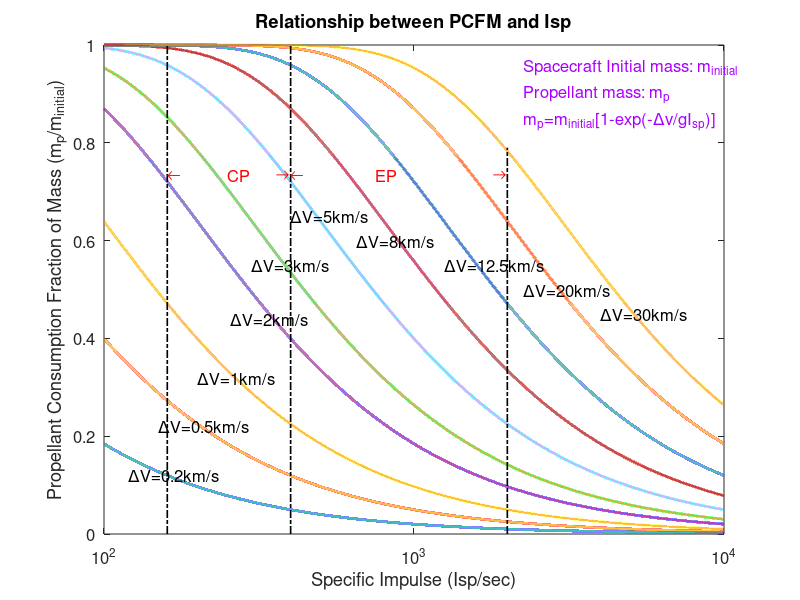
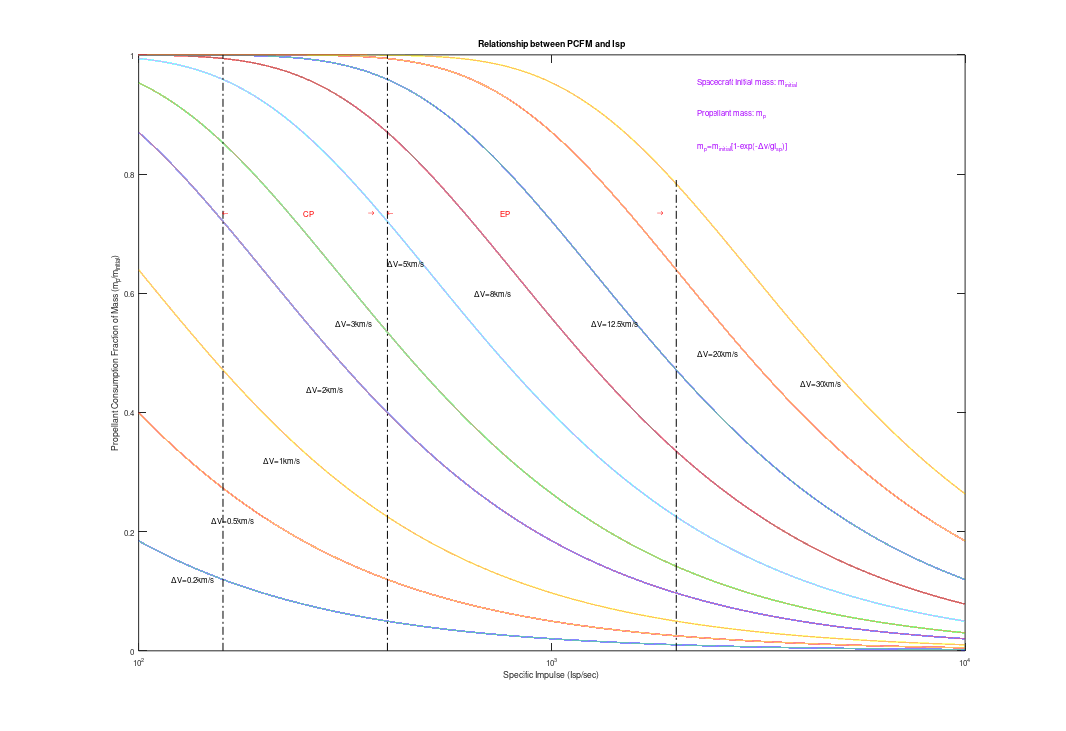

MATLAB code to generate these figures, in order:
%% Description

% PCFM_vs_Isp.m
% Propellant Consumption Fraction of Mass vs. Specific Impulse
% Coding by Kehengsite at 2015/06/09 12:48

%% Initialization
close all, clear all, clc

%% Input Parameters
Isp = logspace(2, 4, 100000);   % Specific Impulse
% Specify DV(Delta V) and Gravity Constant
TemData = [200 500 1000 2000 3000 5000 8000 12500 20000 30000];
DeltaV  = TemData'; g = 9.80665;

%% Implementation Algorithm
PCFM = 1 - exp(-DeltaV*(1./(g*Isp)));   % PCFM = 1 - exp(-DeltaV/(g*Isp))

%% Output Plotting
figure
% PCFM vs. Isp for specfic DV
plot(Isp, PCFM, '-', 'LineWidth', 2);hold on
% CE(Chemical Propellant) and PE(Electric Propulsion) lines
plot([ 160, 160], [0,    1], '-.k', 'LineWidth', 1.2)
plot([ 400, 400], [0,    1], '-.k', 'LineWidth', 1.2)
plot([2000,2000], [0, 0.79], '-.k', 'LineWidth', 1.2)

% Figure decorating
title('Relationship between PCFM and Isp', 'LineWidth', 2, 'FontSize', 13)
xlabel('Specific Impulse (Isp/sec)', 'LineWidth', 3, 'FontSize', 12)
ylabel('Propellant Consumption Fraction of Mass (m_p/m_{initial})', 'LineWidth', 3, 'FontSize', 12)

% Chemical Propellant region
set(text(160, 0.735, '\leftarrow'), 'FontSize', 12, 'Color', 'r', 'LineWidth', 2)
set(text(250, 0.735, 'CP'), 'FontSize', 12, 'Color', 'r', 'LineWidth', 2)
set(text(360, 0.735, '\rightarrow'), 'FontSize', 12, 'Color', 'r', 'LineWidth', 2)
% Chemical Propellant region
set(text( 400, 0.735, '\leftarrow'), 'FontSize', 12, 'Color', 'r', 'LineWidth', 2)
set(text( 750, 0.735, 'EP'), 'FontSize', 12, 'Color', 'r', 'LineWidth', 2)
set(text(1800, 0.735, '\rightarrow'), 'FontSize', 12, 'Color', 'r', 'LineWidth', 2)

set(gca, 'xscale', 'log')   % Setting X axis displaying format -> logarithmic form 
set(gca, 'FontSize', 12)    % Setting the size of axes displaying font -> 12
% set(gca, 'ylim', [-0.005,1.005], 'xlim', [90, 10010])

set(text( 120,0.12, '\DeltaV=0.2km/s'),   'FontSize', 12)
set(text( 150,0.22, '\DeltaV=0.5km/s'),   'FontSize', 12)
set(text( 200,0.32, '\DeltaV=1km/s'),     'FontSize', 12)
set(text( 255,0.44, '\DeltaV=2km/s'),     'FontSize', 12)
set(text( 300,0.55, '\DeltaV=3km/s'),     'FontSize', 12)
set(text( 400,0.65, '\DeltaV=5km/s'),     'FontSize', 12)
set(text( 650,0.60, '\DeltaV=8km/s'),     'FontSize', 12)
set(text(1250,0.55, '\DeltaV=12.5km/s'),  'FontSize', 12)
set(text(2250,0.50, '\DeltaV=20km/s'),    'FontSize', 12)
set(text(4000,0.45, '\DeltaV=30km/s'),    'FontSize', 12)

set(text(2250,0.955,'Spacecraft Initial mass: m_{initial}'),'FontSize',12,'Color',[0.67 0.00 1])
set(text(2250,0.900,'Propellant mass: m_p'),'FontSize',12,'Color',[0.67 0.00 1])
set(text(2250,0.845,'m_p=m_{initial}[1-exp(-\Deltav/gI_{sp})]'),'FontSize',12,'Color',[0.67 0.00 1])

% Figure's displying position on computer screen
% Format -> [Ix_pixel Iy_pixel Fx_pixel Fy_pixel]
set(gcf,'Position',[435 50 875 600])

% Output the figure with .eps format
print -depsc -tiff -r300 PCFM_vs_Isp.eps

% Output the figure with .pdf format
set(gcf,'Units','centimeters');
screenposition = get(gcf,'Position');
set(gcf,'PaperPosition',[0 0 screenposition(3:4)],'PaperSize',[screenposition(3:4)]);
print -dpdf -painters PCFM_vs_Isp.pdf 

hold off
